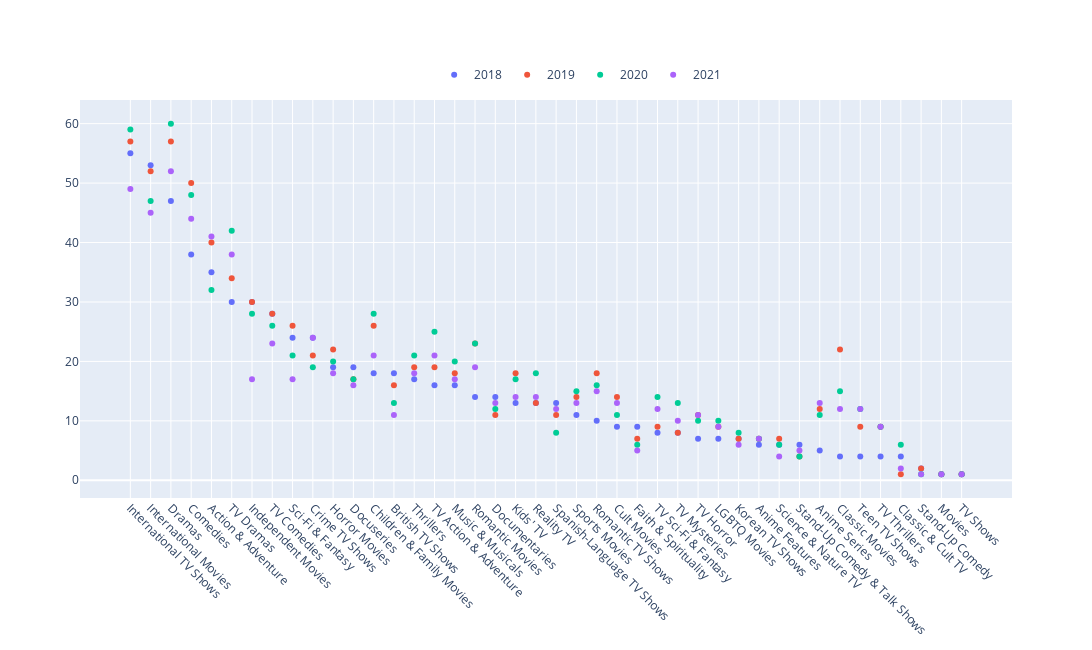

Notebook code for this chart:
### Code cell
df_1 = year_genre_count_df.sort_values([2018, 2019, 2020, 2021], ascending=False)

fig = go.Figure()

fig.add_trace(go.Scatter(
    y=df_1[2018],
    x=df_1['Genre'],
    mode='markers',
    name='2018'
))

fig.add_trace(go.Scatter(
    y=df_1[2019],
    x=df_1['Genre'],
    mode='markers',
    name='2019'
))

fig.add_trace(go.Scatter(
    y=df_1[2020],
    x=df_1['Genre'],
    mode='markers',
    name='2020'
))

fig.add_trace(go.Scatter(
    y=df_1[2021],
    x=df_1['Genre'],mode='markers',
    name='2021'
))

# Updating layout
fig.update_xaxes(tickangle=45)
fig.update_layout(
    #title={
     #   'text': 'Most added Genres in recent years.',
      #  'y': 0.97,
       # 'x': 0.5,
        #'font_size': 25,
        #'xanchor': 'center',
        #'yanchor': 'top'
    #},
    barmode='group',  # 'group' for grouped bars, 'overlay' for overlaid bars
    height=650,
    width=1550,
    legend=dict(x=0.38, y=1.1, orientation="h")
)

# Show the figure
fig.show()

### Figure 1 — Plotly figure (JSON) as saved in the notebook; plotly's stock layout.template omitted (floating-point values rounded to 4 significant figures)
{"data": [{"mode": "markers", "name": "2018", "type": "scatter", "x": ["International TV Shows", "International Movies", "Dramas", "Comedies", "Action & Adventure", "TV Dramas", "Independent Movies", "TV Comedies", "Sci-Fi & Fantasy", "Crime TV Shows", "Horror Movies", "Docuseries", "Children & Family Movies", "British TV Shows", "Thrillers", "TV Action & Adventure", "Music & Musicals", "Romantic Movies", "Documentaries", "Kids' TV", "Reality TV", "Spanish-Language TV Shows", "Sports Movies", "Romantic TV Shows", "Cult Movies", "Faith & Spirituality", "TV Sci-Fi & Fantasy", "TV Mysteries", "TV Horror", "LGBTQ Movies", "Korean TV Shows", "Anime Features", "Science & Nature TV", "Stand-Up Comedy & Talk Shows", "Anime Series", "Classic Movies", "Teen TV Shows", "TV Thrillers", "Classic & Cult TV", "Stand-Up Comedy", "Movies", "TV Shows"], "y": [55, 53, 47, 38, 35, 30, 30, 28, 24, 24, 19, 19, 18, 18, 17, 16, 16, 14, 14, 13, 13, 13, 11, 10, 9, 9, 8, 8, 7, 7, 7, 6, 6, 6, 5, 4, 4, 4, 4, 2, 1, 1]}, {"mode": "markers", "name": "2019", "type": "scatter", "x": ["International TV Shows", "International Movies", "Dramas", "Comedies", "Action & Adventure", "TV Dramas", "Independent Movies", "TV Comedies", "Sci-Fi & Fantasy", "Crime TV Shows", "Horror Movies", "Docuseries", "Children & Family Movies", "British TV Shows", "Thrillers", "TV Action & Adventure", "Music & Musicals", "Romantic Movies", "Documentaries", "Kids' TV", "Reality TV", "Spanish-Language TV Shows", "Sports Movies", "Romantic TV Shows", "Cult Movies", "Faith & Spirituality", "TV Sci-Fi & Fantasy", "TV Mysteries", "TV Horror", "LGBTQ Movies", "Korean TV Shows", "Anime Features", "Science & Nature TV", "Stand-Up Comedy & Talk Shows", "Anime Series", "Classic Movies", "Teen TV Shows", "TV Thrillers", "Classic & Cult TV", "Stand-Up Comedy", "Movies", "TV Shows"], "y": [57, 52, 57, 50, 40, 34, 30, 28, 26, 21, 22, 17, 26, 16, 19, 19, 18, 23, 11, 18, 13, 11, 14, 18, 14, 7, 9, 8, 11, 9, 7, 7, 7, 4, 12, 22, 9, 9, 1, 2, 1, 1]}, {"mode": "markers", "name": "2020", "type": "scatter", "x": ["International TV Shows", "International Movies", "Dramas", "Comedies", "Action & Adventure", "TV Dramas", "Independent Movies", "TV Comedies", "Sci-Fi & Fantasy", "Crime TV Shows", "Horror Movies", "Docuseries", "Children & Family Movies", "British TV Shows", "Thrillers", "TV Action & Adventure", "Music & Musicals", "Romantic Movies", "Documentaries", "Kids' TV", "Reality TV", "Spanish-Language TV Shows", "Sports Movies", "Romantic TV Shows", "Cult Movies", "Faith & Spirituality", "TV Sci-Fi & Fantasy", "TV Mysteries", "TV Horror", "LGBTQ Movies", "Korean TV Shows", "Anime Features", "Science & Nature TV", "Stand-Up Comedy & Talk Shows", "Anime Series", "Classic Movies", "Teen TV Shows", "TV Thrillers", "Classic & Cult TV", "Stand-Up Comedy", "Movies", "TV Shows"], "y": [59, 47, 60, 48, 32, 42, 28, 26, 21, 19, 20, 17, 28, 13, 21, 25, 20, 23, 12, 17, 18, 8, 15, 16, 11, 6, 14, 13, 10, 10, 8, 7, 6, 4, 11, 15, 12, 9, 6, 1, 1, 1]}, {"mode": "markers", "name": "2021", "type": "scatter", "x": ["International TV Shows", "International Movies", "Dramas", "Comedies", "Action & Adventure", "TV Dramas", "Independent Movies", "TV Comedies", "Sci-Fi & Fantasy", "Crime TV Shows", "Horror Movies", "Docuseries", "Children & Family Movies", "British TV Shows", "Thrillers", "TV Action & Adventure", "Music & Musicals", "Romantic Movies", "Documentaries", "Kids' TV", "Reality TV", "Spanish-Language TV Shows", "Sports Movies", "Romantic TV Shows", "Cult Movies", "Faith & Spirituality", "TV Sci-Fi & Fantasy", "TV Mysteries", "TV Horror", "LGBTQ Movies", "Korean TV Shows", "Anime Features", "Science & Nature TV", "Stand-Up Comedy & Talk Shows", "Anime Series", "Classic Movies", "Teen TV Shows", "TV Thrillers", "Classic & Cult TV", "Stand-Up Comedy", "Movies", "TV Shows"], "y": [49, 45, 52, 44, 41, 38, 17, 23, 17, 24, 18, 16, 21, 11, 18, 21, 17, 19, 13, 14, 14, 12, 13, 15, 13, 5, 12, 10, 11, 9, 6, 7, 4, 5, 13, 12, 12, 9, 2, 1, 1, 1]}], "layout": {"barmode": "group", "height": 650, "legend": {"orientation": "h", "x": 0.38, "y": 1.1}, "width": 1550, "xaxis": {"tickangle": 45}}}
